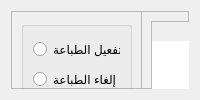
               <widget class="QWidget" name="allusers">
                <attribute name="title">
                 <string>admin</string>
                </attribute>
                <layout class="QVBoxLayout" name="verticalLayout_15">
                 <item>
                  <widget class="QFrame" name="frame_20">
                   <property name="frameShape">
                    <enum>QFrame::StyledPanel</enum>
                   </property>
                   <property name="frameShadow">
                    <enum>QFrame::Raised</enum>
                   </property>
                   <widget class="QFrame" name="frame_22">
                    <property name="geometry">
                     <rect>
                      <x>-10</x>
                      <y>220</y>
                      <width>131</width>
                      <height>104</height>
                     </rect>
                    </property>
                    <property name="frameShape">
                     <enum>QFrame::StyledPanel</enum>
                    </property>
                    <property name="frameShadow">
                     <enum>QFrame::Raised</enum>
                    </property>
                    <layout class="QGridLayout" name="gridLayout_48"/>
                   </widget>
                   <widget class="QFrame" name="frame_23">
                    <property name="geometry">
                     <rect>
                      <x>130</x>
                      <y>0</y>
                      <width>541</width>
                      <height>491</height>
                     </rect>
                    </property>
                    <property name="frameShape">
                     <enum>QFrame::StyledPanel</enum>
                    </property>
                    <property name="frameShadow">
                     <enum>QFrame::Raised</enum>
                    </property>
                    <layout class="QGridLayout" name="gridLayout_49">
                     <item row="0" column="0">
                      <widget class="QTableWidget" name="tableWidget_19">
                       <property name="layoutDirection">
                        <enum>Qt::RightToLeft</enum>
                       </property>
                       <property name="editTriggers">
                        <set>QAbstractItemView::NoEditTriggers</set>
                       </property>
                       <property name="alternatingRowColors">
                        <bool>true</bool>
                       </property>
                       <property name="showGrid">
                        <bool>false</bool>
                       </property>
                       <column>
                        <property name="text">
                         <string>إسم المستخدم</string>
                        </property>
                       </column>
                       <column>
                        <property name="text">
                         <string>الهاتف</string>
                        </property>
                       </column>
                      </widget>
                     </item>
                    </layout>
                   </widget>
                   <widget class="QGroupBox" name="groupBox_3">
                    <property name="geometry">
                     <rect>
                      <x>10</x>
                      <y>10</y>
                      <width>111</width>
                      <height>84</height>
                     </rect>
                    </property>
                    <property name="title">
                     <string/>
                    </property>
                    <layout class="QVBoxLayout" name="verticalLayout_12">
                     <item>
                      <widget class="QRadioButton" name="confirmPrint_2">
                       <property name="text">
                        <string>تفعيل الطباعة</string>
                       </property>
                      </widget>
                     </item>
                     <item>
                      <widget class="QRadioButton" name="cancelPrint_2">
                       <property name="text">
                        <string>إلغاء الطباعة</string>
                       </property>
                      </widget>
                     </item>
                    </layout>
                   </widget>
                  </widget>
                 </item>
                </layout>
               </widget>
